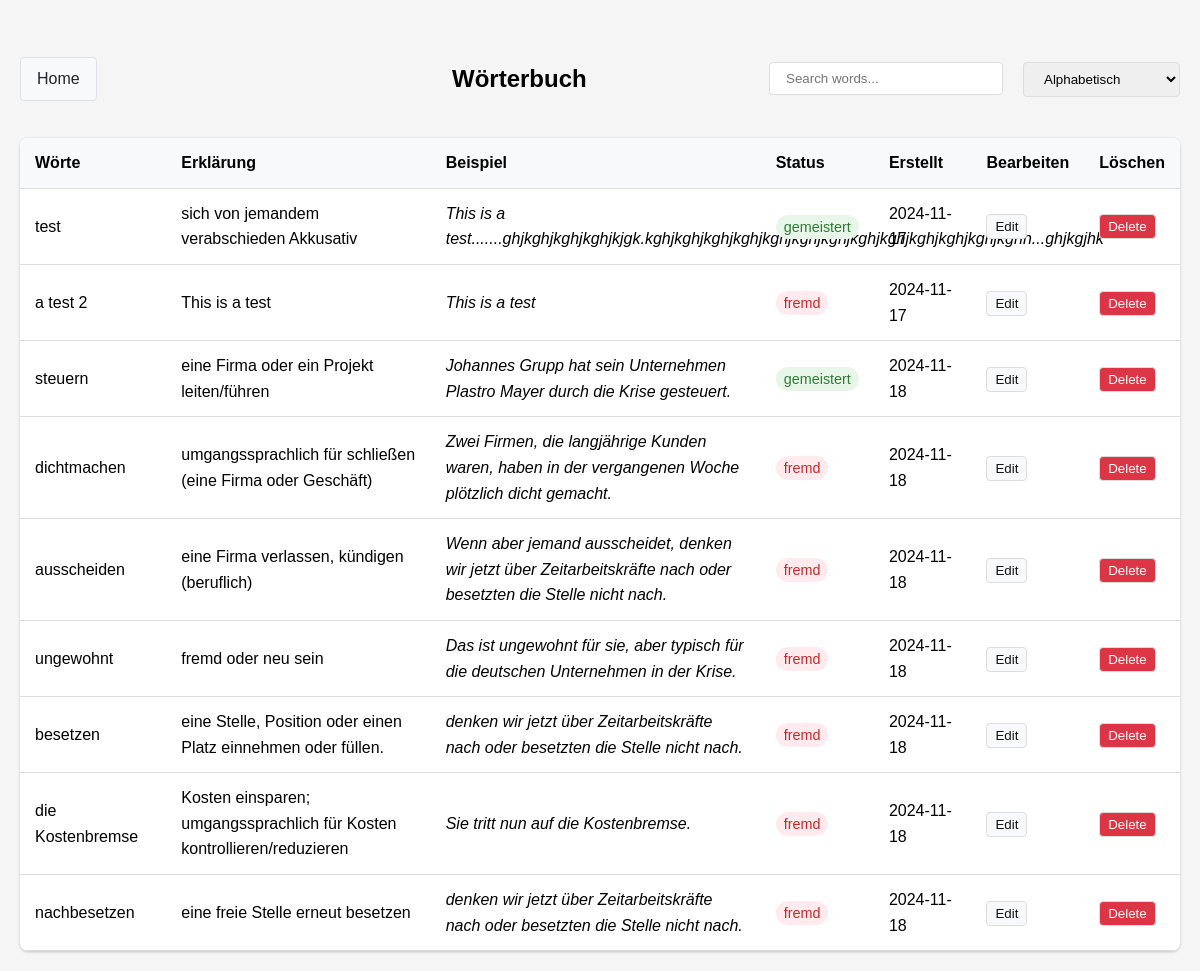
The app's page /words/all, older data.
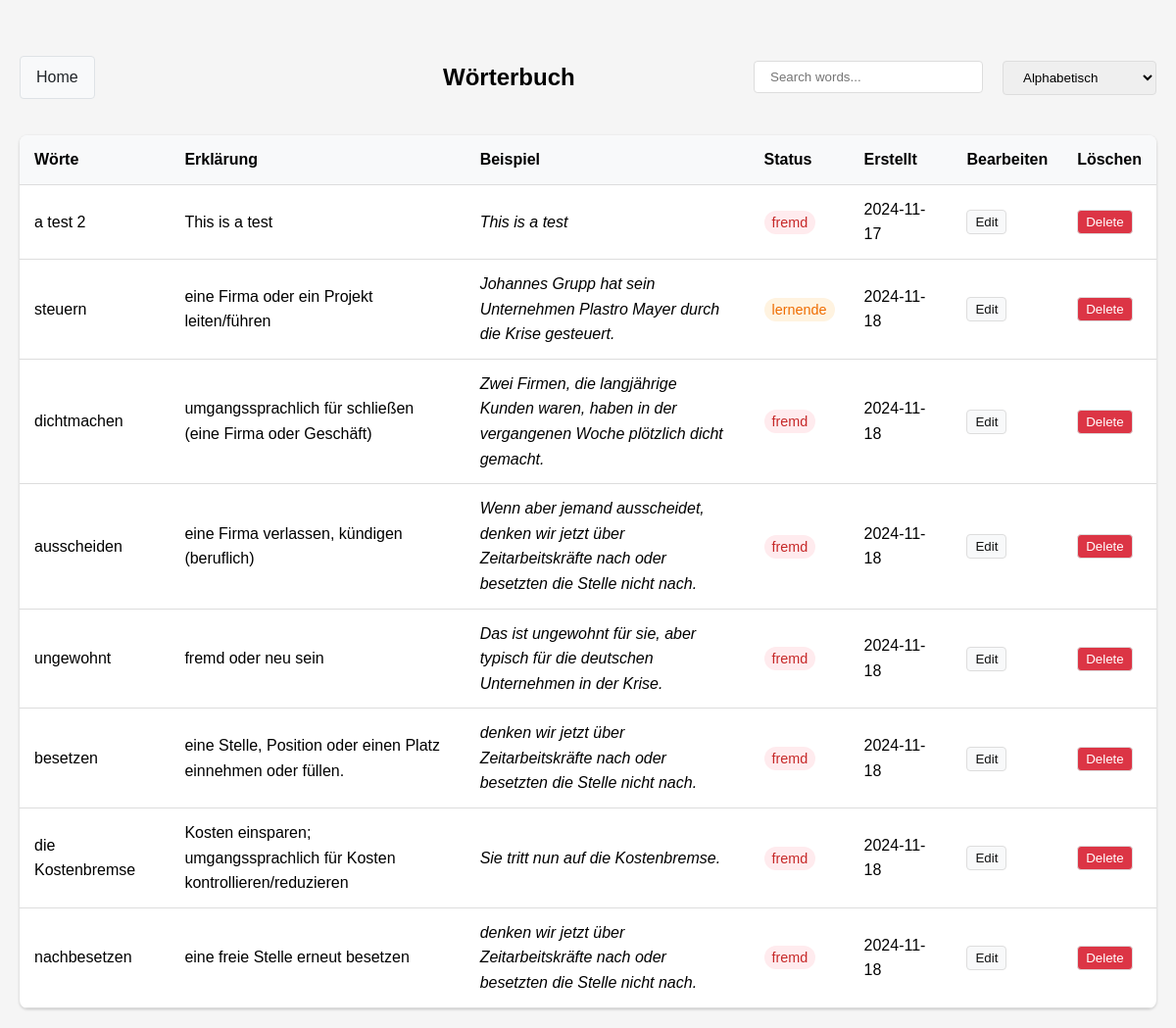
The same page, newer data.
### app/models.py (models this page shows)
class Word(Base):
    __tablename__ = "words"
    id = Column(Integer, primary_key=True, index=True)
    word = Column(String, unique=True, index=True)
    explanation = Column(String)
    example = Column(String)
    status = Column(Enum(LearningStatus), default=LearningStatus.NOT_MASTERED)
    created_at = Column(DateTime, default=datetime.datetime.now(datetime.timezone.utc))

### app/main.py (the view)
@app.get("/words/{status}")
async def filtered_words(request: Request, status: str, db: Session = Depends(database.get_db)):
    if status == "all":
        words = db.query(models.Word).all()
        return templates.TemplateResponse("words.html", {"request": request, "words": words})
    elif status == "addword":
        return templates.TemplateResponse("add_word.html", {"request": request})
    else:
        words = db.query(models.Word).filter(models.Word.status == models.LearningStatus(status)).all()
    return templates.TemplateResponse(
        "words_card.html",
        {
            "request": request,
            "words": words,
            "current_index": 0 if words else -1,
            "total_words": len(words)
        }
    )

### app/templates/words.html (shortened to what this page needs)
{% extends "base.html" %}
{% block content %}
<div class="container">
    <div class="controls">
        <div class="left-controls">
            <a href="/" class="home-btn">Home</a>
        </div>
        <div class="center-controls">
            <h2>Wörterbuch</h2>
        </div>
        <div class="right-controls">
            <div class="search-controls">
                <input type="text" id="searchInput" placeholder="Search words..." onkeyup="searchTable()">
            </div>
            <div class="sort-controls">
                <select id="sortSelect" onchange="sortTable()">
                    <option value="alpha">Alphabetisch</option>
                </select>
            </div>
        </div>
    </div>
    <table class="word-table">
        <thead>
            <tr>
                <th>Wörte</th>
                <th>Erklärung</th>
                <th>Beispiel</th>
                <th>Status</th>
                <th>Erstellt</th>
                <th>Bearbeiten</th>
                <th>Löschen</th>
            </tr>
        </thead>
        <tbody>
            {% for word in words %}
            <tr data-created="{{ word.created_at.isoformat() }}" data-word="{{ word.word }}">
                <td>{{ word.word }}</td>
                <td class="explanation-cell">{{ word.explanation }}</td>
                <td class="example-cell"><em>{{ word.example }}</em></td>
                <td>
                    <span class="status-badge status-{{ word.status.value }}">
                        {{ word.status.value }}
                    </span>
                </td>
                <td>{{ word.created_at.strftime('%Y-%m-%d') }}</td>
                <td>
                    <button onclick="openEditModal('{{ word.id }}', '{{ word.word }}', '{{ word.explanation }}', '{{ word.example }}', '{{ word.status.value }}')" class="edit-btn">
                        Edit
                    </button>
                </td>
                <td>
                    <button onclick="deleteWord('{{ word.id }}')" class="delete-btn">
                        Delete
                    </button>
                </td>
            </tr>
            {% endfor %}
        </tbody>
    </table>
</div>
{% endblock %}

### app/templates/base.html (shortened to what this page needs)
<!DOCTYPE html>
<html lang="en">
<head>
    <link rel="stylesheet" href="{{ url_for('static', path='/styles.css') }}">
</head>
<body>
    {% block content %}{% endblock %}
</body>
</html>

### static/styles.css (style rules this page uses)
body { font-family: Arial, sans-serif; line-height: 1.6; margin: 0; padding: 20px; background-color: #f5f5f5; }
.container { max-width: 1200px; margin: 0 auto; }
input, textarea { padding: 8px; border: 1px solid #ddd; border-radius: 4px; }
button { padding: 8px 16px; background-color: #007bff; color: white; border: none; border-radius: 4px; cursor: pointer; }

### app/templates/words.html (style rules this page uses)
.controls { display: flex; justify-content: space-between; align-items: center; margin: 20px 0; }
.left-controls { flex: 1; }
.center-controls { flex: 2; text-align: center; }
.right-controls { flex: 1; display: flex; justify-content: flex-end; gap: 10px; }
.home-btn { display: inline-block; padding: 8px 16px; background-color: #f8f9fa; color: #212529; text-decoration: none; border: 1px solid #dee2e6; border-radius: 4px; transition: all 0.2s ease; }
.sort-controls select { padding: 8px 16px; border-radius: 4px; border: 1px solid #ddd; }
.word-table { width: 100%; border-collapse: collapse; background: white; box-shadow: 0 1px 3px rgba(0,0,0,0.2); border-radius: 8px; overflow: hidden; }
.word-table th, .word-table td { padding: 12px 15px; text-align: left; border-bottom: 1px solid #ddd; font-size: 16px; }
.word-table thead tr { background-color: #f8f9fa; font-weight: bold; }
.status-badge { padding: 4px 8px; border-radius: 12px; font-size: 0.9em; font-weight: 500; }
.status-fremd { background-color: #ffebee; color: #c62828; }
.status-lernende { background-color: #fff3e0; color: #ef6c00; }
.search-controls input { padding: 8px 16px; border-radius: 4px; border: 1px solid #ddd; width: 200px; margin-right: 10px; }
.edit-btn { padding: 4px 8px; border-radius: 4px; border: 1px solid #ddd; background-color: #f8f9fa; cursor: pointer; color: #111212; }
.word-table td.example-cell, .word-table td.explanation-cell { max-width: 300px; }
.delete-btn { padding: 4px 8px; border-radius: 4px; border: 1px solid #ddd; background-color: #dc3545; color: white; cursor: pointer; }

Row changes from the older to the newer data that the page shows:
removed Word: word "test", explanation "sich von jemandem verabschieden Akkusativ", example "This is a test.......ghjkghjkghjkghjkjgk.kghjkghjkghjkghjkghjkghjkghjkghjkghjkghjkghjkghjkghh...ghjkgjhk", status.value "gemeistert", created_at "2024-11-17"
changed Word "steuern": status "MASTERED" → "NEED_TO_LEARN" (drawn); status.value "gemeistert" → "lernende"
